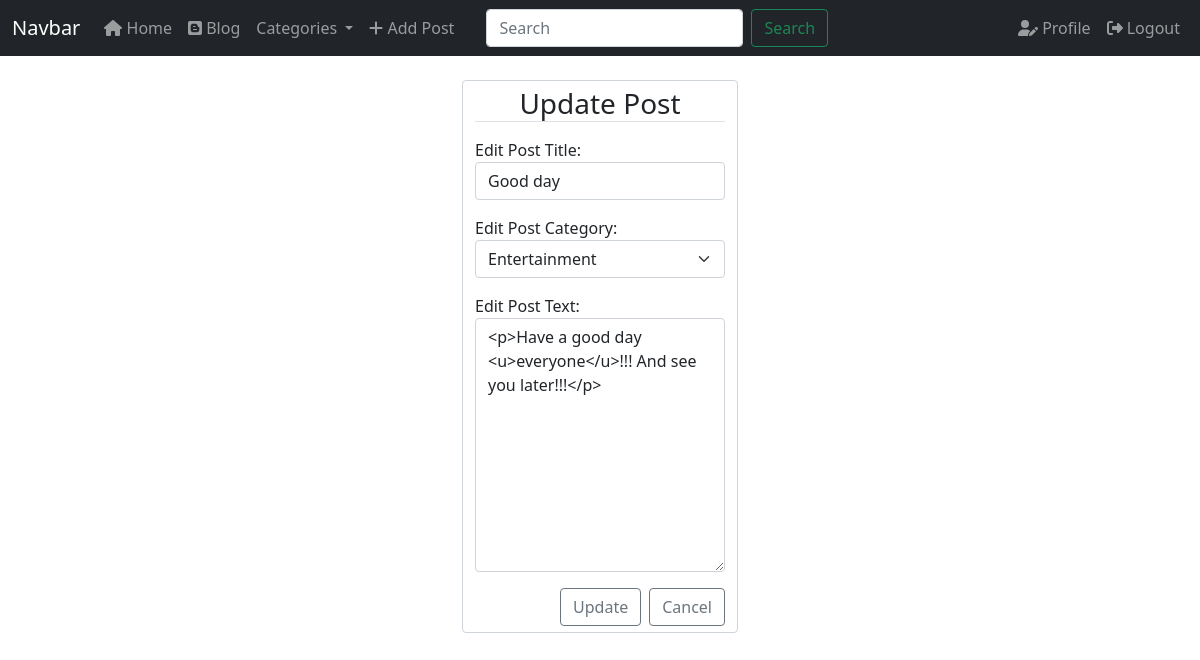
The page /blog/post/25/update/ (signed in) on the database its author committed.
### apps/blog/models.py (models this page shows, shortened)
class Post(models.Model):
    title = models.CharField(max_length=255)
    author = models.ForeignKey(User, on_delete=models.CASCADE)
    body = RichTextField(blank=True, null=True)
    add_post_date = models.DateTimeField(auto_now_add=True)
    change_post_date = models.DateTimeField(auto_now=True)
    category = models.ForeignKey(Category, on_delete=models.SET_NULL, null=True)
    likes = models.ManyToManyField(User, related_name='post_likes')
    dislikes = models.ManyToManyField(User, related_name='post_dislikes')
    like_updated_at = models.DateTimeField(auto_now=timezone.now())

### apps/blog/views.py (the view, shortened to what this page needs)
# urls.py: path('post/<int:pk>/update/', views.UpdatePostView.as_view(), name='update-post'),
class UpdatePostView(LoginRequiredMixin, UserPassesTestMixin, UpdateView):
    model = Post
    template_name = 'blog/update_post.html'
    form_class = EditPostForm
    def test_func(self):
        post = self.get_object()
        if self.request.user == post.author:
            return True
        return False

### apps/blog/forms.py
class EditPostForm(PostForm):
    PostForm.Meta.labels = {
        'title': 'Edit Post Title',
        'category': 'Edit Post Category',
        'body': 'Edit Post Text',
    }

### apps/blog/context_processors.py (called while the page is built)
def get_context_data(request):
    context = {'category_data': Category.objects.all()}
    return context

### apps/blog/models.py (called while the page is built)
    def __str__(self):
        return self.name

### apps/blog/templates/blog/update_post.html (shortened to what this page needs)
{% extends 'home_page/base.html' %}
{% load crispy_forms_tags %}
{% block content %}
    <div class="container-fluid mt-4">
        <div class="row justify-content-center">
            <div class="col-sm-3">
                <form method="POST" class="form-control">
                    <h3 class="text-center border-bottom mb-3">Update Post</h3>
                    {{ form.as_p|safe }}
                    <div class="d-grid gap-2 d-md-flex justify-content-md-end">
                        <button class="btn btn-outline-secondary" type="submit">Update</button>
                        <a class="btn btn-outline-secondary" href="{% url 'blog:post-details' object.id %}">Cancel</a>
                    </div>
                </form>
            </div>
        </div>
    </div>
{% endblock content %}

### rows shown on the page
Post: title "Good day", category "Entertainment", body "<p>Have a good day <u>everyone</u>!!! And see you later!!!</p>"
